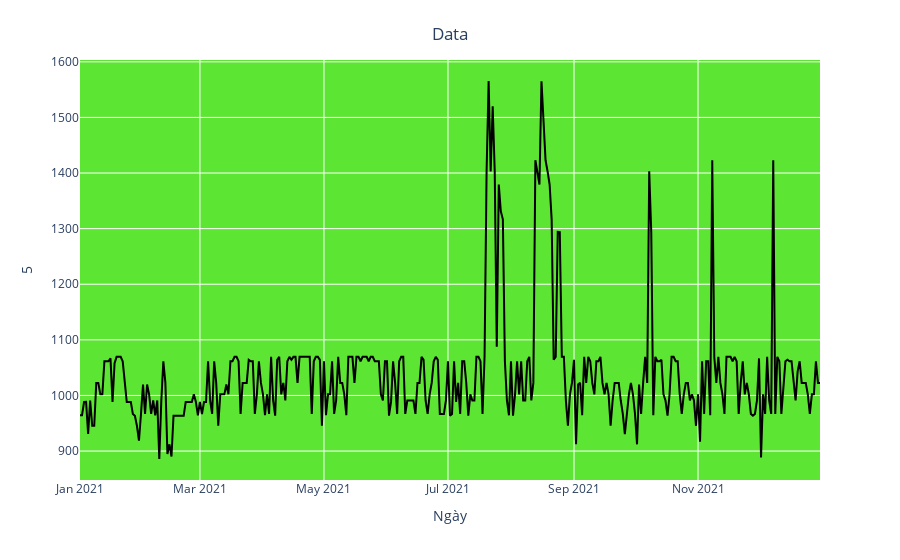

Notebook cell for this chart:
### Code cell
import plotly.express as px
fig = px.line(y=df['5'], x=df['Ngày'])
fig.update_traces(line_color='black')
fig.update_layout(xaxis_title="Ngày",
                  yaxis_title="5",
                  title={'text': "Data", 'y':0.95, 'x':0.5, 'xanchor':'center', 'yanchor':'top'},
                  plot_bgcolor='rgba(53,223,0,0.8)')

### Figure 1 — Plotly figure (JSON) as saved in the notebook; plotly's stock layout.template omitted (floating-point values rounded to 4 significant figures; data arrays with more than 128 entries replaced by an {"elided": "..."} marker saying what was removed)
{"data": [{"hovertemplate": "x=%{x}<br>y=%{y}<extra></extra>", "legendgroup": "", "line": {"color": "black", "dash": "solid"}, "marker": {"symbol": "circle"}, "mode": "lines", "name": "", "orientation": "v", "showlegend": false, "type": "scatter", "x": {"elided": "365 str values"}, "xaxis": "x", "y": {"elided": "365 float values"}, "yaxis": "y"}], "layout": {"legend": {"tracegroupgap": 0}, "margin": {"t": 60}, "plot_bgcolor": "rgba(53,223,0,0.8)", "title": {"text": "Data", "x": 0.5, "xanchor": "center", "y": 0.95, "yanchor": "top"}, "xaxis": {"anchor": "y", "domain": [0, 1], "title": {"text": "Ngày"}}, "yaxis": {"anchor": "x", "domain": [0, 1], "title": {"text": "5"}}}}
